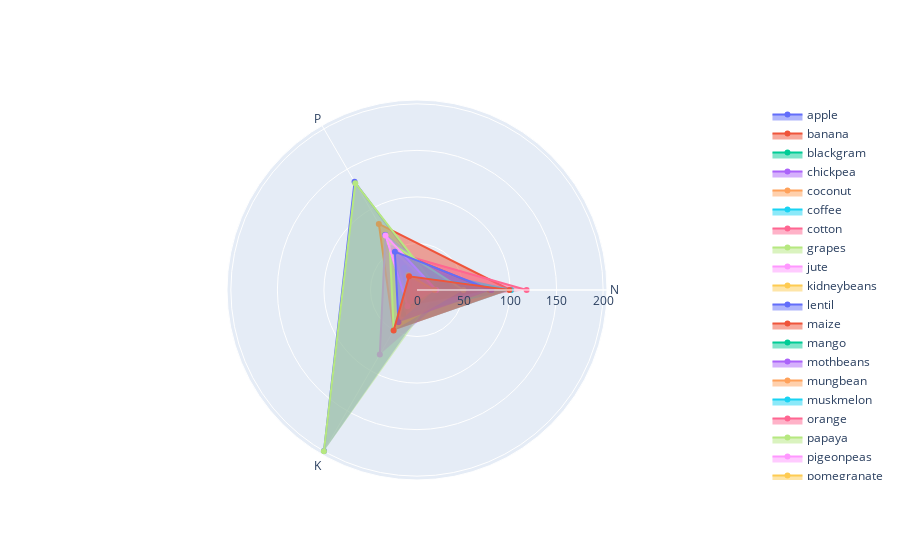

Notebook code cell kept with this figure:
### Markdown cell above
- **1. It generates a radar chart that visualizes the average nutrient levels ('N', 'P', 'K') for different crop labels.** <br>
Each crop label is represented by a filled radar area, showing the average values of nutrients for that particular crop <br>
- **2. Radar charts are useful for comparing multiple quantitative variables (nutrient levels) across different categories (crop labels) simultaneously.**<br>
- **3. The radial axis represents the value scale for the nutrients ('N', 'P', 'K'), and the angular axis represents each nutrient.**<br>
- **4. Filled areas enclosed by the lines for each crop label indicate the average nutrient levels, providing a comparative view of nutrient composition across different crops.**<br>

### Code cell
nutrients = ['N', 'P', 'K']
avg_nutrients = crop.groupby('label')[nutrients].mean().reset_index()

fig = go.Figure()

for i in range(len(avg_nutrients)):
    fig.add_trace(go.Scatterpolar(
        r=avg_nutrients.iloc[i, 1:],
        theta=nutrients,
        fill='toself',
        name=avg_nutrients['label'][i]
    ))

fig.update_layout(
    polar=dict(radialaxis=dict(visible=True,)),
    showlegend=True
)
fig.show()

### Figure 1 — Plotly figure (JSON) as saved in the notebook; plotly's stock layout.template omitted (floating-point values rounded to 4 significant figures)
{"data": [{"fill": "toself", "name": "apple", "r": [20.8, 134.2, 199.9], "theta": ["N", "P", "K"], "type": "scatterpolar"}, {"fill": "toself", "name": "banana", "r": [100.2, 82.01, 50.05], "theta": ["N", "P", "K"], "type": "scatterpolar"}, {"fill": "toself", "name": "blackgram", "r": [40.02, 67.47, 19.24], "theta": ["N", "P", "K"], "type": "scatterpolar"}, {"fill": "toself", "name": "chickpea", "r": [40.09, 67.79, 79.92], "theta": ["N", "P", "K"], "type": "scatterpolar"}, {"fill": "toself", "name": "coconut", "r": [21.98, 16.93, 30.59], "theta": ["N", "P", "K"], "type": "scatterpolar"}, {"fill": "toself", "name": "coffee", "r": [101.2, 28.74, 29.94], "theta": ["N", "P", "K"], "type": "scatterpolar"}, {"fill": "toself", "name": "cotton", "r": [117.8, 46.24, 19.56], "theta": ["N", "P", "K"], "type": "scatterpolar"}, {"fill": "toself", "name": "grapes", "r": [23.18, 132.5, 200.1], "theta": ["N", "P", "K"], "type": "scatterpolar"}, {"fill": "toself", "name": "jute", "r": [78.4, 46.86, 39.99], "theta": ["N", "P", "K"], "type": "scatterpolar"}, {"fill": "toself", "name": "kidneybeans", "r": [20.75, 67.54, 20.05], "theta": ["N", "P", "K"], "type": "scatterpolar"}, {"fill": "toself", "name": "lentil", "r": [18.77, 68.36, 19.41], "theta": ["N", "P", "K"], "type": "scatterpolar"}, {"fill": "toself", "name": "maize", "r": [77.76, 48.44, 19.79], "theta": ["N", "P", "K"], "type": "scatterpolar"}, {"fill": "toself", "name": "mango", "r": [20.07, 27.18, 29.92], "theta": ["N", "P", "K"], "type": "scatterpolar"}, {"fill": "toself", "name": "mothbeans", "r": [21.44, 48.01, 20.23], "theta": ["N", "P", "K"], "type": "scatterpolar"}, {"fill": "toself", "name": "mungbean", "r": [20.99, 47.28, 19.87], "theta": ["N", "P", "K"], "type": "scatterpolar"}, {"fill": "toself", "name": "muskmelon", "r": [100.3, 17.72, 50.08], "theta": ["N", "P", "K"], "type": "scatterpolar"}, {"fill": "toself", "name": "orange", "r": [19.58, 16.55, 10.01], "theta": ["N", "P", "K"], "type": "scatterpolar"}, {"fill": "toself", "name": "papaya", "r": [49.88, 59.05, 50.04], "theta": ["N", "P", "K"], "type": "scatterpolar"}, {"fill": "toself", "name": "pigeonpeas", "r": [20.73, 67.73, 20.29], "theta": ["N", "P", "K"], "type": "scatterpolar"}, {"fill": "toself", "name": "pomegranate", "r": [18.87, 18.75, 40.21], "theta": ["N", "P", "K"], "type": "scatterpolar"}, {"fill": "toself", "name": "rice", "r": [79.89, 47.58, 39.87], "theta": ["N", "P", "K"], "type": "scatterpolar"}, {"fill": "toself", "name": "watermelon", "r": [99.42, 17, 50.22], "theta": ["N", "P", "K"], "type": "scatterpolar"}], "layout": {"polar": {"radialaxis": {"visible": true}}, "showlegend": true}}
